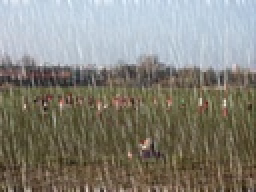
%> input picture Removing rain from a single image via discriminative sparse coding/code/text_rainimg.jpg, 128 x 96 px, shrunk from 512 x 384 before the run (shown 2 times larger)
$ octave Test.m   (GNU Octave 9; MATLAB toolbox functions it lacks are replaced by stand-ins)
%> lines starting %> are read from the running program, lines starting %| are printed output that depends on the picture
### Removing rain from a single image via discriminative sparse coding/code/img2col.m
function X = img2col(I, bb, overlap)
% Extracts (bb x bb) patches from image I after every 'overlap' pixels
%
% I: (N x M) image
% bb: patch size
% overlap: number of pixels between consecutive patches
%

% Get image size
[N, M] = size(I);
% Initialise X
X = [];
% Calculate how many patches fit horisontally and vertically
row = (N - bb)/overlap;
col = (M - bb)/overlap;

% Iterate through patches
for i = 0:row
    for j = 0:col
        % Take a patch with top-left corner at (i, j) and vectorise it
        % fprintf('%bb  %bb | %bb  %bb \n',1+i*overlap,bb+i*overlap,1+j*overlap,bb+j*overlap)
        X = [X, reshape(I([1:bb]+i*overlap, [1:bb]+j*overlap), bb*bb, 1)];
    end
end

### Removing rain from a single image via discriminative sparse coding/code/Test.m
clc
clear all;
close all;

bb = 16; % patch size: bb*bb
overlap = 3; % number of pixels between consecutive patches

img = imread('text_rainimg.jpg');
%> img is the input picture: size 96x128x3 uint8; mean R, G, B 133.4, 131.2, 122.2
[N,M,dim]=size(img);
%> N = 96; M = 128; dim = 3
img = double(img);
%> img: size 96x128x3 double
NN = ceil((N-bb)/overlap) * overlap + bb;
%> NN = 97
MM = ceil((M-bb)/overlap) * overlap + bb;
%> MM = 130
img_new = 255 * zeros(NN,MM,dim);
img_new(1:N,1:M,:) = img;
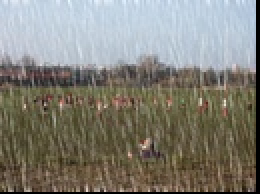
%> img_new: size 97x130x3 double (shown 2 times larger); mean R, G, B 130, 127.9, 119

PI = img2col(img_new, bb, overlap);
%> after the loop in img2col, `for i = 0:row`:
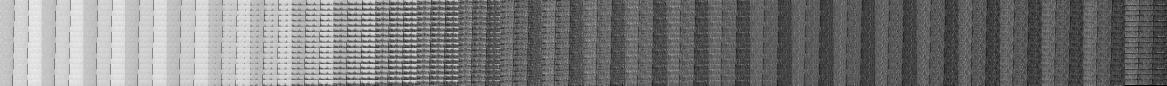
%> X: size 256x3500 double (shown at 1/3 size); min 0, max 255, mean 123.6
